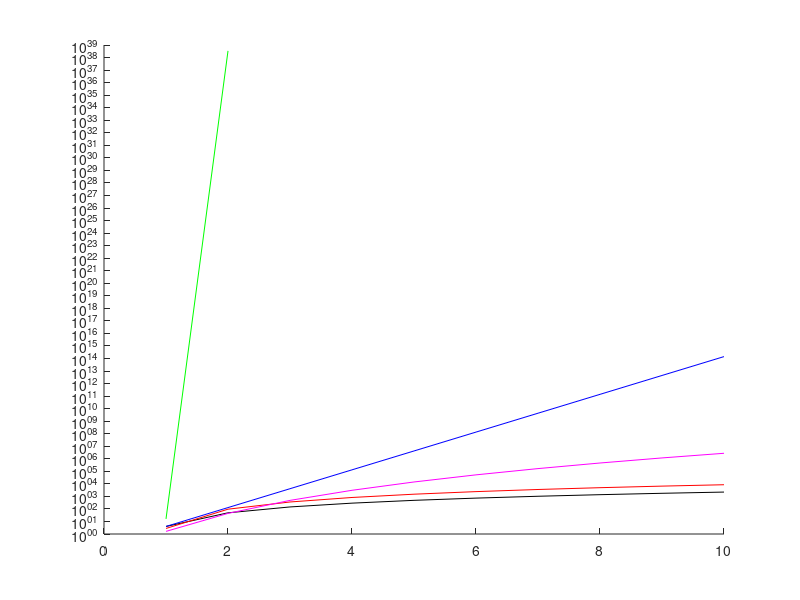

This figure's MATLAB source:
clear ; close all; clc

hold on;

v = [2:5:50];

semilogy( v .^ 2, 'k' );
semilogy( v.^2 .* log( v ), 'r' );
semilogy( v .^ log( v ), 'm' );
semilogy( 2 .^ v, 'b' );
semilogy( 2 .^ ( 2 .^ v ), 'g' );

%plot( 2 .^ ( 2 .^ v ), 'g' );
%plot( v.^2 .* log( v ), 'r' );
%plot( 2 .^ v, 'b' );
%plot( v .^ 2, 'k' );
%plot( v .^ log( v ), 'm' );

hold off;
